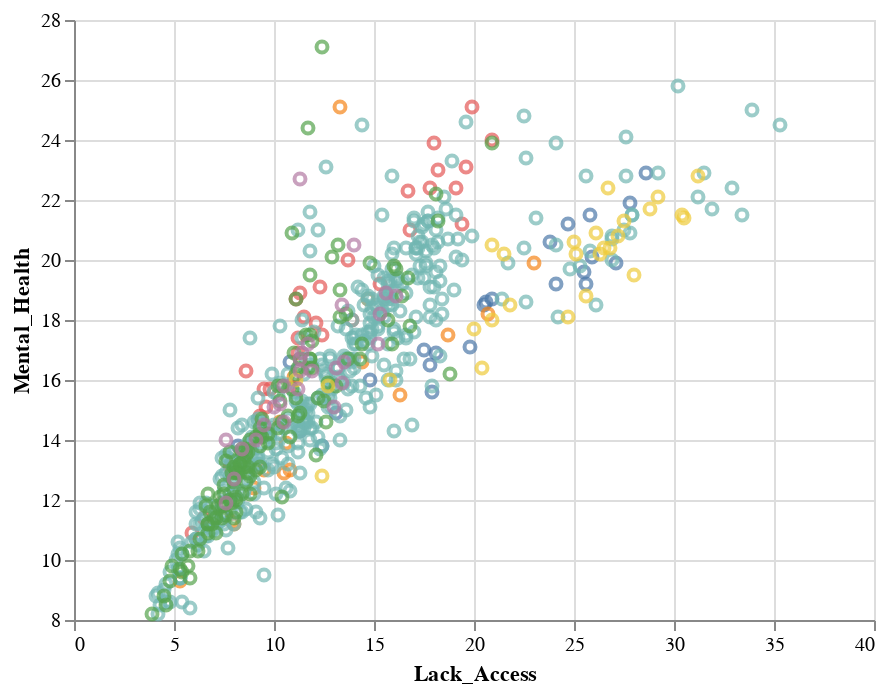

Express this chart as Vega-Lite.
### Vega-Lite specification from a JSON file in a GitHub repository (floating-point values rounded to 4 significant figures; data arrays with more than 128 entries replaced by an {"elided": "..."} marker saying what was removed)
{"config": {"view": {"continuousWidth": 400, "continuousHeight": 300}}, "data": {"name": "data-7807d017052430b8e4adbbe690a70b9f"}, "mark": "point", "encoding": {"color": {"condition": {"type": "nominal", "field": "PlaceName", "legend": null, "selection": "City of "}, "value": "lightgray"}, "tooltip": {"type": "nominal", "field": "Name"}, "x": {"type": "quantitative", "field": "Lack_Access", "scale": {"zero": false}}, "y": {"type": "quantitative", "field": "Mental_Health", "scale": {"zero": false}}}, "selection": {"City of ": {"type": "single", "fields": ["PlaceName"], "bind": {"input": "select", "options": ["Allentown", "Bethlehem", "Erie", "Philadelphia", "Pittsburgh", "Reading", "Scranton"]}}}, "$schema": "https://vega.github.io/schema/vega-lite/v4.8.1.json", "datasets": {"data-7807d017052430b8e4adbbe690a70b9f": {"elided": "631 records"}}}
